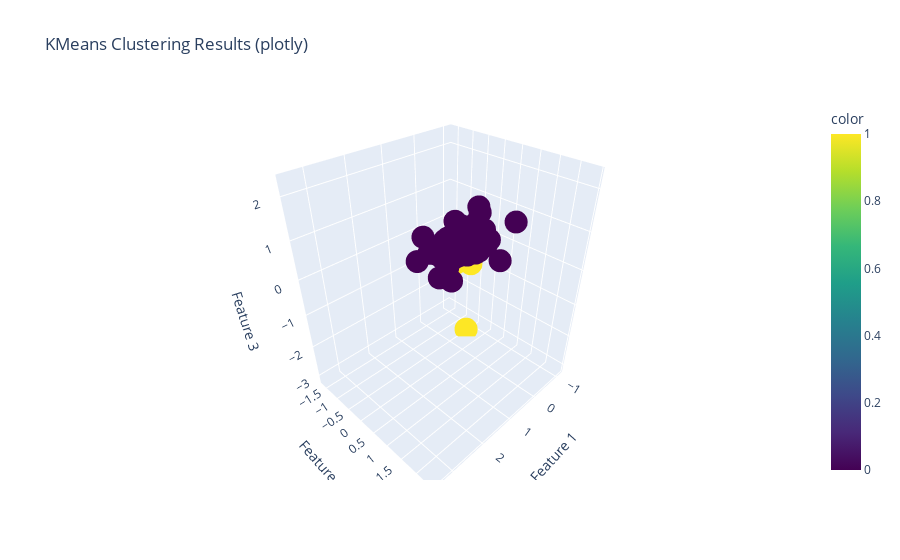
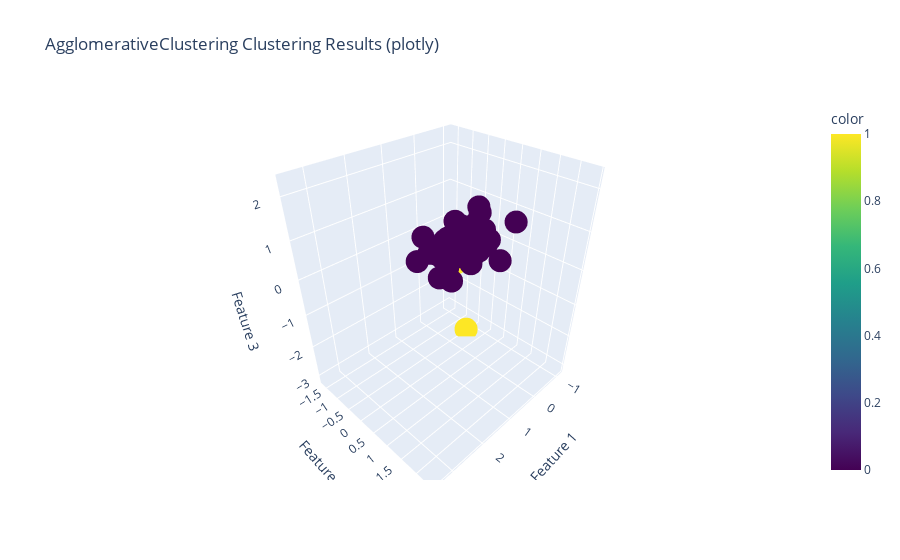
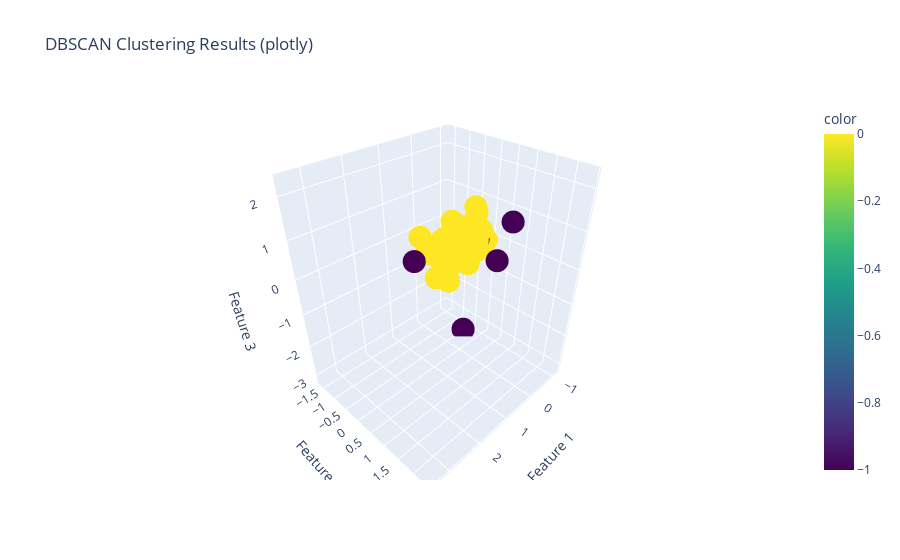
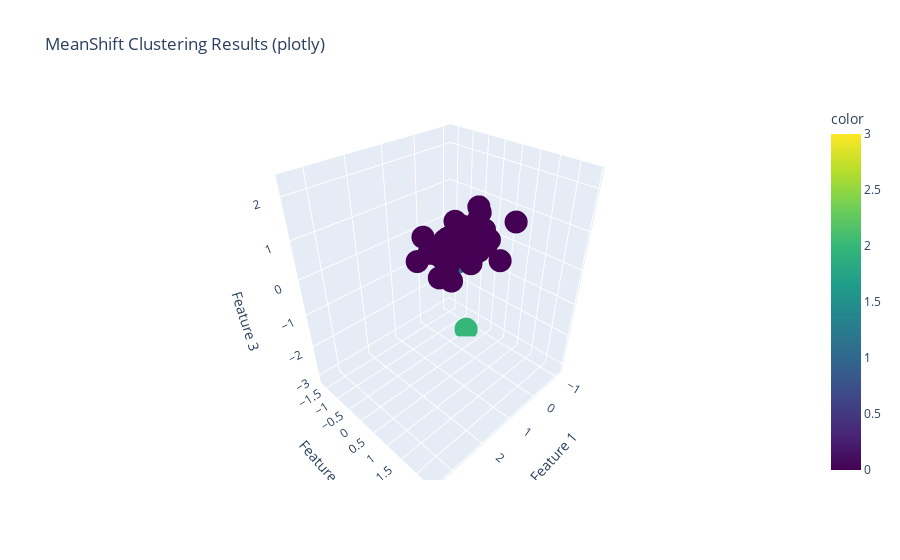

Notebook cell for these charts, in order:
### Code cell
import pandas as pd
import numpy as np
from sklearn.preprocessing import StandardScaler
from sklearn.cluster import KMeans, AgglomerativeClustering, DBSCAN, MeanShift, SpectralClustering
from sklearn.metrics import silhouette_score, davies_bouldin_score
import matplotlib.pyplot as plt
from mpl_toolkits.mplot3d import Axes3D
import plotly.express as px

# Load your data e drop the columns non-numeric
data = df.copy()
data = drop_columns(data)

# Standardize the data
scaler = StandardScaler()
data_scaled = scaler.fit_transform(data)

# Define the clustering algorithms
clustering_algorithms = {
    'KMeans': KMeans(n_clusters=2),
    'AgglomerativeClustering': AgglomerativeClustering(n_clusters=2),
    #'DBSCAN': DBSCAN(eps=0.5, min_samples=2),
    'MeanShift': MeanShift(),
    'SpectralClustering': SpectralClustering(n_clusters=2)
}

# Dictionary to store the results
results = {}

# Evaluate each clustering algorithm
for name, algorithm in clustering_algorithms.items():
    # Fit the model
    labels = algorithm.fit_predict(data_scaled)
    
    # Calculate evaluation metrics
    silhouette_avg = silhouette_score(data_scaled, labels)
    davies_bouldin = davies_bouldin_score(data_scaled, labels)
    
    # Store the results
    results[name] = {'Labels': labels, 'Silhouette Score': silhouette_avg, 'Davies-Bouldin Score': davies_bouldin}

# Print the results
for name, metrics in results.items():
    print(f"Algorithm: {name}")
    for metric, value in metrics.items():
        if metric != 'Labels':
            print(f"  {metric}: {value}")
    print()

# 3D Visualization using matplotlib
def plot_3d(data, labels, title):
    fig = plt.figure()
    ax = fig.add_subplot(111, projection='3d')
    scatter = ax.scatter(data[:, 0], data[:, 1], data[:, 2], c=labels, cmap='viridis')
    ax.set_title(title)
    ax.set_xlabel('Feature 1')
    ax.set_ylabel('Feature 2')
    ax.set_zlabel('Feature 3')
    legend1 = ax.legend(*scatter.legend_elements(), title="Clusters")
    ax.add_artist(legend1)
    plt.show()

# 3D Visualization using plotly
def plotly_3d(data, labels, title):
    fig = px.scatter_3d(
        x=data[:, 0], y=data[:, 1], z=data[:, 2],
        color=labels,
        title=title,
        labels={'x': 'Feature 1', 'y': 'Feature 2', 'z': 'Feature 3'},
        color_continuous_scale='Viridis'
    )
    fig.show()

# Plotting results for each algorithm
for name, metrics in results.items():
    labels = metrics['Labels']
    plot_3d(data_scaled, labels, f'{name} Clustering Results (matplotlib)')
    plotly_3d(data_scaled, labels, f'{name} Clustering Results (plotly)')

### Figure 1 — Plotly figure (JSON) as saved in the notebook; plotly's stock layout.template omitted (floating-point values rounded to 4 significant figures; data arrays with more than 128 entries replaced by an {"elided": "..."} marker saying what was removed)
{"data": [{"hovertemplate": "Feature 1=%{x}<br>Feature 2=%{y}<br>Feature 3=%{z}<br>color=%{marker.color}<extra></extra>", "legendgroup": "", "marker": {"color": {"elided": "898 int values"}, "coloraxis": "coloraxis", "symbol": "circle"}, "mode": "markers", "name": "", "scene": "scene", "showlegend": false, "type": "scatter3d", "x": {"elided": "898 float values"}, "y": {"elided": "898 float values"}, "z": {"elided": "898 float values"}}], "layout": {"coloraxis": {"colorbar": {"title": {"text": "color"}}, "colorscale": [[0, "#440154"], [0.1111, "#482878"], [0.2222, "#3e4989"], [0.3333, "#31688e"], [0.4444, "#26828e"], [0.5556, "#1f9e89"], [0.6667, "#35b779"], [0.7778, "#6ece58"], [0.8889, "#b5de2b"], [1, "#fde725"]]}, "legend": {"tracegroupgap": 0}, "scene": {"domain": {"x": [0, 1], "y": [0, 1]}, "xaxis": {"title": {"text": "Feature 1"}}, "yaxis": {"title": {"text": "Feature 2"}}, "zaxis": {"title": {"text": "Feature 3"}}}, "title": {"text": "KMeans Clustering Results (plotly)"}}}

### Figure 2 — Plotly figure (JSON) as saved in the notebook; plotly's stock layout.template omitted (floating-point values rounded to 4 significant figures; data arrays with more than 128 entries replaced by an {"elided": "..."} marker saying what was removed)
{"data": [{"hovertemplate": "Feature 1=%{x}<br>Feature 2=%{y}<br>Feature 3=%{z}<br>color=%{marker.color}<extra></extra>", "legendgroup": "", "marker": {"color": {"elided": "898 int values"}, "coloraxis": "coloraxis", "symbol": "circle"}, "mode": "markers", "name": "", "scene": "scene", "showlegend": false, "type": "scatter3d", "x": {"elided": "898 float values"}, "y": {"elided": "898 float values"}, "z": {"elided": "898 float values"}}], "layout": {"coloraxis": {"colorbar": {"title": {"text": "color"}}, "colorscale": [[0, "#440154"], [0.1111, "#482878"], [0.2222, "#3e4989"], [0.3333, "#31688e"], [0.4444, "#26828e"], [0.5556, "#1f9e89"], [0.6667, "#35b779"], [0.7778, "#6ece58"], [0.8889, "#b5de2b"], [1, "#fde725"]]}, "legend": {"tracegroupgap": 0}, "scene": {"domain": {"x": [0, 1], "y": [0, 1]}, "xaxis": {"title": {"text": "Feature 1"}}, "yaxis": {"title": {"text": "Feature 2"}}, "zaxis": {"title": {"text": "Feature 3"}}}, "title": {"text": "AgglomerativeClustering Clustering Results (plotly)"}}}

### Figure 3 — Plotly figure (JSON) as saved in the notebook; plotly's stock layout.template omitted (floating-point values rounded to 4 significant figures; data arrays with more than 128 entries replaced by an {"elided": "..."} marker saying what was removed)
{"data": [{"hovertemplate": "Feature 1=%{x}<br>Feature 2=%{y}<br>Feature 3=%{z}<br>color=%{marker.color}<extra></extra>", "legendgroup": "", "marker": {"color": {"elided": "898 int values"}, "coloraxis": "coloraxis", "symbol": "circle"}, "mode": "markers", "name": "", "scene": "scene", "showlegend": false, "type": "scatter3d", "x": {"elided": "898 float values"}, "y": {"elided": "898 float values"}, "z": {"elided": "898 float values"}}], "layout": {"coloraxis": {"colorbar": {"title": {"text": "color"}}, "colorscale": [[0, "#440154"], [0.1111, "#482878"], [0.2222, "#3e4989"], [0.3333, "#31688e"], [0.4444, "#26828e"], [0.5556, "#1f9e89"], [0.6667, "#35b779"], [0.7778, "#6ece58"], [0.8889, "#b5de2b"], [1, "#fde725"]]}, "legend": {"tracegroupgap": 0}, "scene": {"domain": {"x": [0, 1], "y": [0, 1]}, "xaxis": {"title": {"text": "Feature 1"}}, "yaxis": {"title": {"text": "Feature 2"}}, "zaxis": {"title": {"text": "Feature 3"}}}, "title": {"text": "DBSCAN Clustering Results (plotly)"}}}

### Figure 4 — Plotly figure (JSON) as saved in the notebook; plotly's stock layout.template omitted (floating-point values rounded to 4 significant figures; data arrays with more than 128 entries replaced by an {"elided": "..."} marker saying what was removed)
{"data": [{"hovertemplate": "Feature 1=%{x}<br>Feature 2=%{y}<br>Feature 3=%{z}<br>color=%{marker.color}<extra></extra>", "legendgroup": "", "marker": {"color": {"elided": "898 int values"}, "coloraxis": "coloraxis", "symbol": "circle"}, "mode": "markers", "name": "", "scene": "scene", "showlegend": false, "type": "scatter3d", "x": {"elided": "898 float values"}, "y": {"elided": "898 float values"}, "z": {"elided": "898 float values"}}], "layout": {"coloraxis": {"colorbar": {"title": {"text": "color"}}, "colorscale": [[0, "#440154"], [0.1111, "#482878"], [0.2222, "#3e4989"], [0.3333, "#31688e"], [0.4444, "#26828e"], [0.5556, "#1f9e89"], [0.6667, "#35b779"], [0.7778, "#6ece58"], [0.8889, "#b5de2b"], [1, "#fde725"]]}, "legend": {"tracegroupgap": 0}, "scene": {"domain": {"x": [0, 1], "y": [0, 1]}, "xaxis": {"title": {"text": "Feature 1"}}, "yaxis": {"title": {"text": "Feature 2"}}, "zaxis": {"title": {"text": "Feature 3"}}}, "title": {"text": "MeanShift Clustering Results (plotly)"}}}
